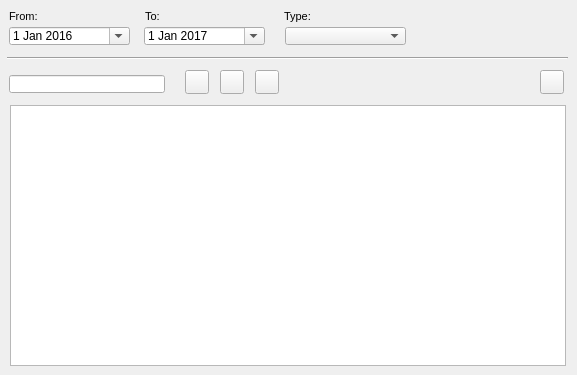
    <widget class="QWidget" name="tab_18">
     <attribute name="title">
      <string>Document</string>
     </attribute>
     <widget class="QTableView" name="tbl_document">
      <property name="geometry">
       <rect>
        <x>10</x>
        <y>105</y>
        <width>556</width>
        <height>261</height>
       </rect>
      </property>
      <property name="sortingEnabled">
       <bool>true</bool>
      </property>
     </widget>
     <widget class="QLabel" name="label_doc_from">
      <property name="geometry">
       <rect>
        <x>9</x>
        <y>5</y>
        <width>90</width>
        <height>22</height>
       </rect>
      </property>
      <property name="font">
       <font>
        <pointsize>8</pointsize>
       </font>
      </property>
      <property name="frameShape">
       <enum>QFrame::NoFrame</enum>
      </property>
      <property name="frameShadow">
       <enum>QFrame::Plain</enum>
      </property>
      <property name="text">
       <string>From:</string>
      </property>
      <property name="textFormat">
       <enum>Qt::AutoText</enum>
      </property>
      <property name="scaledContents">
       <bool>false</bool>
      </property>
      <property name="alignment">
       <set>Qt::AlignLeading|Qt::AlignLeft|Qt::AlignVCenter</set>
      </property>
      <property name="margin">
       <number>3</number>
      </property>
     </widget>
     <widget class="QComboBox" name="doc_type">
      <property name="geometry">
       <rect>
        <x>285</x>
        <y>27</y>
        <width>121</width>
        <height>18</height>
       </rect>
      </property>
     </widget>
     <widget class="Line" name="line_6">
      <property name="geometry">
       <rect>
        <x>7</x>
        <y>50</y>
        <width>561</width>
        <height>16</height>
       </rect>
      </property>
      <property name="orientation">
       <enum>Qt::Horizontal</enum>
      </property>
     </widget>
     <widget class="QLabel" name="label_doc_type">
      <property name="geometry">
       <rect>
        <x>284</x>
        <y>5</y>
        <width>61</width>
        <height>22</height>
       </rect>
      </property>
      <property name="font">
       <font>
        <pointsize>8</pointsize>
       </font>
      </property>
      <property name="layoutDirection">
       <enum>Qt::LeftToRight</enum>
      </property>
      <property name="frameShape">
       <enum>QFrame::NoFrame</enum>
      </property>
      <property name="frameShadow">
       <enum>QFrame::Raised</enum>
      </property>
      <property name="text">
       <string>Type:</string>
      </property>
      <property name="textFormat">
       <enum>Qt::AutoText</enum>
      </property>
      <property name="scaledContents">
       <bool>false</bool>
      </property>
      <property name="margin">
       <number>3</number>
      </property>
     </widget>
     <widget class="QLabel" name="label_doc_to">
      <property name="geometry">
       <rect>
        <x>145</x>
        <y>5</y>
        <width>117</width>
        <height>22</height>
       </rect>
      </property>
      <property name="font">
       <font>
        <pointsize>8</pointsize>
       </font>
      </property>
      <property name="frameShape">
       <enum>QFrame::NoFrame</enum>
      </property>
      <property name="frameShadow">
       <enum>QFrame::Raised</enum>
      </property>
      <property name="text">
       <string>To:</string>
      </property>
      <property name="textFormat">
       <enum>Qt::AutoText</enum>
      </property>
      <property name="scaledContents">
       <bool>false</bool>
      </property>
      <property name="margin">
       <number>3</number>
      </property>
     </widget>
     <widget class="QDateEdit" name="date_document_from">
      <property name="geometry">
       <rect>
        <x>9</x>
        <y>27</y>
        <width>121</width>
        <height>18</height>
       </rect>
      </property>
      <property name="date">
       <date>
        <year>2016</year>
        <month>1</month>
        <day>1</day>
       </date>
      </property>
      <property name="calendarPopup">
       <bool>true</bool>
      </property>
     </widget>
     <widget class="QDateEdit" name="date_document_to">
      <property name="geometry">
       <rect>
        <x>144</x>
        <y>27</y>
        <width>121</width>
        <height>18</height>
       </rect>
      </property>
      <property name="date">
       <date>
        <year>2017</year>
        <month>1</month>
        <day>1</day>
       </date>
      </property>
      <property name="calendarPopup">
       <bool>true</bool>
      </property>
     </widget>
     <widget class="QLineEdit" name="doc_id">
      <property name="geometry">
       <rect>
        <x>9</x>
        <y>75</y>
        <width>156</width>
        <height>18</height>
       </rect>
      </property>
     </widget>
     <widget class="QPushButton" name="btn_open_doc">
      <property name="geometry">
       <rect>
        <x>540</x>
        <y>70</y>
        <width>24</width>
        <height>24</height>
       </rect>
      </property>
      <property name="toolTip">
       <string>&lt;html&gt;&lt;head/&gt;&lt;body&gt;&lt;p&gt;Open document&lt;/p&gt;&lt;/body&gt;&lt;/html&gt;</string>
      </property>
      <property name="text">
       <string/>
      </property>
      <property name="icon">
       <iconset>
        <normaloff>../icons/170b.png</normaloff>../icons/170b.png</iconset>
      </property>
      <property name="iconSize">
       <size>
        <width>22</width>
        <height>22</height>
       </size>
      </property>
     </widget>
     <widget class="QPushButton" name="btn_doc_new">
      <property name="geometry">
       <rect>
        <x>255</x>
        <y>70</y>
        <width>24</width>
        <height>24</height>
       </rect>
      </property>
      <property name="toolTip">
       <string>&lt;html&gt;&lt;head/&gt;&lt;body&gt;&lt;p&gt;New document&lt;/p&gt;&lt;/body&gt;&lt;/html&gt;</string>
      </property>
      <property name="text">
       <string/>
      </property>
      <property name="icon">
       <iconset>
        <normaloff>../icons/171b.png</normaloff>../icons/171b.png</iconset>
      </property>
      <property name="iconSize">
       <size>
        <width>22</width>
        <height>22</height>
       </size>
      </property>
     </widget>
     <widget class="QPushButton" name="btn_doc_insert">
      <property name="geometry">
       <rect>
        <x>185</x>
        <y>70</y>
        <width>24</width>
        <height>24</height>
       </rect>
      </property>
      <property name="toolTip">
       <string>&lt;html&gt;&lt;head/&gt;&lt;body&gt;&lt;p&gt;Link document&lt;/p&gt;&lt;/body&gt;&lt;/html&gt;</string>
      </property>
      <property name="text">
       <string/>
      </property>
      <property name="icon">
       <iconset>
        <normaloff>../icons/111b.png</normaloff>../icons/111b.png</iconset>
      </property>
      <property name="iconSize">
       <size>
        <width>22</width>
        <height>22</height>
       </size>
      </property>
     </widget>
     <widget class="QPushButton" name="btn_doc_delete">
      <property name="geometry">
       <rect>
        <x>220</x>
        <y>70</y>
        <width>24</width>
        <height>24</height>
       </rect>
      </property>
      <property name="toolTip">
       <string>&lt;html&gt;&lt;head/&gt;&lt;body&gt;&lt;p&gt;Unlink document&lt;/p&gt;&lt;/body&gt;&lt;/html&gt;</string>
      </property>
      <property name="text">
       <string/>
      </property>
      <property name="icon">
       <iconset>
        <normaloff>../icons/112b.png</normaloff>../icons/112b.png</iconset>
      </property>
      <property name="iconSize">
       <size>
        <width>22</width>
        <height>22</height>
       </size>
      </property>
     </widget>
    </widget>
